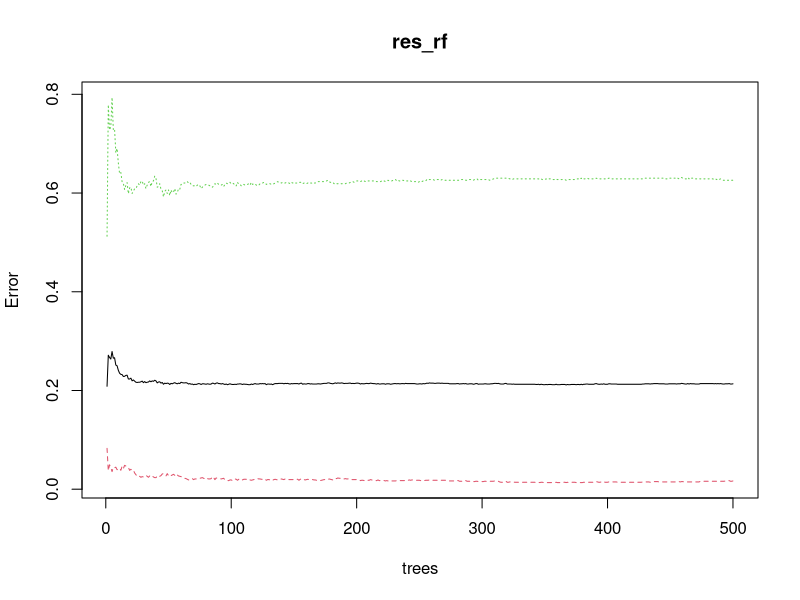

Here is the R script that generated this plot: (Note: this script raises an error after producing the figure.)
## ---- chunk 1
library(randomForest)
dat <- epitools::expand.table(Titanic)
rf <- randomForest(Survived ~ ., dat, ntree = 10)
## ---- chunk 2
rf
## ---- chunk 3
getTree(rf, 1, labelVar = T)
## ---- chunk 4
randomForest:::randomForest.default
function (x, y = NULL, xtest = NULL, ytest = NULL, ntree = 500, # 中略
    keep.inbag = FALSE, ...) 
{

## 中略

   if (is.data.frame(x)) {
      xlevels <- lapply(x, mylevels)
      ncat <- sapply(xlevels, length)
      ncat <- ifelse(sapply(x, is.ordered), 1, ncat)
      x <- data.matrix(x)
   
      ## 中略
   }
}
## ---- chunk 5
library(randomForest)
dat <- epitools::expand.table(Titanic)
res_rf <- randomForest(Survived ~ ., dat, ntrees = 100)
res_rf$importance
plot(res_rf)

head(getTree(rf, 1, labelVar = T))
levels(dat$Class)
levels(dat$Sex)
levels(dat$Age)

fil_all_rf <- c()
for (i in 1:res_rf$ntree) {
   tmp <- na.omit(getTree(res_rf, i, labelVar = T))
   fil <- tmp[tmp$`split var` == "Species", ]
   fil_all_rf <- rbind(fil_all_rf, fil)
}

head(fil_all)


library(ranger)
res_ranger <- ranger(Survived ~ ., dat, num.trees = 100, importance = "impurity")
res_ranger$variable.importance
treeInfo(res_ranger, 1)

fil_all_rgr <- c()
for (i in 1:res_ranger$num.trees) {
   tmp <- na.omit(treeInfo(res_ranger, i))
   fil <- tmp[tmp$splitvarName == "Species", ]
   fil_all_rgr <- rbind(fil_all_rgr, fil)
}
head(fil_all_rgr)



num_tree <- c(1:res_ranger$num.trees)
my_get_tree <- function(x) {
   ranger::treeInfo(res_ranger, x)
}
purrr::map_dfr(as.matrix(num_tree), my_get_tree)
